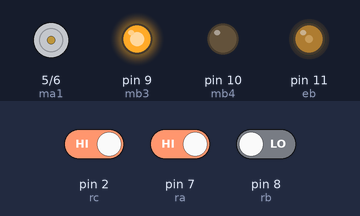
A sketch run on a simulated Arduino Uno, built with avr-gcc and run on an emulated ATmega328P. Shown: motor-driver pin pairs drawn as motors (green arrow = first pin HIGH = forward, orange = second pin HIGH = backward, longer = more drive, scaled by the enable pin), output pins drawn as LEDs (lit = HIGH). The inputs (shaded band) are chosen by the test bench; at power-on: pin 7 (ra) HIGH, pin 2 (rc) HIGH, pin 8 (rb) LOW.

Above: at 1.2 s.
1.3 s: pin 7 (ra) driven LOW
At 1.6 s:
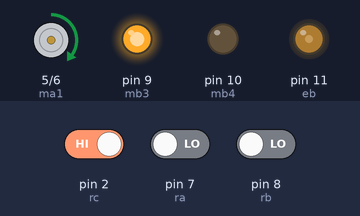
2.8 s: pin 2 (rc) driven LOW
At 3.9 s:
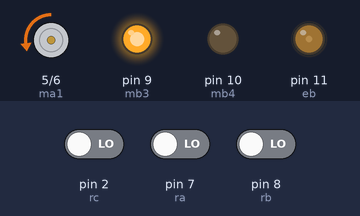
4.3 s: pin 8 (rb) driven HIGH
At 5.0 s:
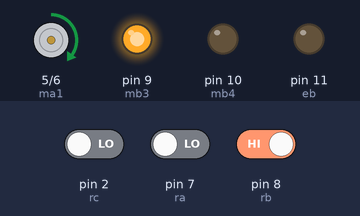
5.8 s: pin 8 (rb) driven LOW
At 6.2 s:
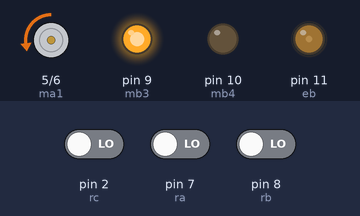
7.3 s: pin 2 (rc) driven HIGH
At 8.5 s:
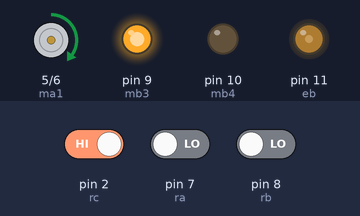
Timing chart, 0 to 9.8 s (numbered marks = the images above; inputs shaded):
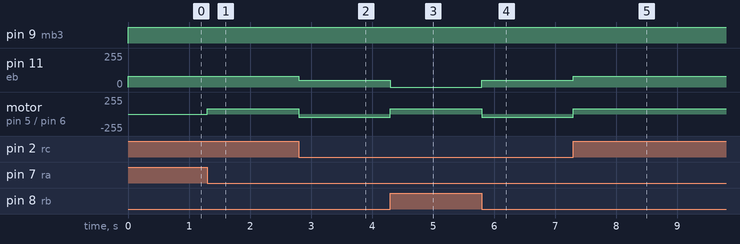

Measured:
- after the input at 1.3 s, motor on pin 5 (ma1) / pin 6 (ma2): stopped → forward 80/255 at once
- after the input at 2.8 s, pin 11 (eb): 80/255 → 50/255 at once; motor on pin 5 (ma1) / pin 6 (ma2): forward 80/255 → backward 50/255 at once
- after the input at 4.3 s, pin 11 (eb): 50/255 → 0/255 at once; motor on pin 5 (ma1) / pin 6 (ma2): backward 50/255 → forward 80/255 at once
- after the input at 5.8 s, pin 11 (eb): 0/255 → 50/255 at once; motor on pin 5 (ma1) / pin 6 (ma2): forward 80/255 → backward 50/255 at once
- after the input at 7.3 s, pin 11 (eb): 50/255 → 80/255 at once; motor on pin 5 (ma1) / pin 6 (ma2): backward 50/255 → forward 80/255 at once

The sketch:

MYLINEFOLLOWER.ino
```cpp
const int ma1 = 5;
const int ma2 = 6;
const int ea = 3;
const int mb3=9;
const int mb4=10;
const int eb=11;

int rc=2;
int valc;

int ra=7;
int vala;

int rb=8;
int valb;

void setup() {
pinMode(ma1, OUTPUT);
pinMode(ma2, OUTPUT);
pinMode(ea, OUTPUT);
pinMode(mb3, OUTPUT);
pinMode(mb4, OUTPUT);
pinMode(eb, OUTPUT);

pinMode(rc,INPUT);

pinMode(ra,INPUT);

pinMode(rb,INPUT);
Serial.begin(9600);}


void loop() {

valc=digitalRead(rc);
vala=digitalRead(ra);
valb=digitalRead(rb);
if(vala==0&&valc==0&&valb==1)
right();
if(vala==0&&valc==1&&valb==0)
forward();
if(vala==0&&valc==1&&valb==1)
right();
if(vala==1&&valc==0&&valb==0)
left();
if(vala==1&&valc==1&&valb==0)
left();
if(vala==1&&valc==1&&valb==1)
search();
if(vala==0&&valc==0&&valb==0)
search();
else
return 0;
}

void forward()
{//motor A
digitalWrite(ma1, HIGH);
digitalWrite(ma2, LOW);
analogWrite(ea, 80);
//motor B
digitalWrite(mb3, HIGH);
digitalWrite(mb4, LOW);
analogWrite(eb, 80);}


void backward()
{//motor A
digitalWrite(ma1, LOW);
digitalWrite(ma2, HIGH);
analogWrite(ea, 80);

digitalWrite(mb3, LOW);
digitalWrite(mb4, HIGH);
analogWrite(eb, 80);}


void right()
{
  digitalWrite(ma1, HIGH);
  digitalWrite(ma2, LOW);
analogWrite(ea, 80);
//motor B
digitalWrite(mb3, HIGH);
digitalWrite(mb4, LOW);
analogWrite(eb, 00);}
void left()
{//motor A
digitalWrite(ma1, HIGH);
digitalWrite(ma2, LOW);
analogWrite(ea, 00);
//motor B
digitalWrite(mb3, HIGH);
digitalWrite(mb4, LOW);
analogWrite(eb, 80);}
void search()
{//motor A
digitalWrite(ma1, LOW);
digitalWrite(ma2, HIGH);
analogWrite(ea, 50);
//motor B
digitalWrite(mb3, HIGH);
digitalWrite(mb4, LOW);
analogWrite(eb, 50);}
void motor_stop ()
{analogWrite(ea,0); //duty cycle goes to zero for motor A
analogWrite(eb,0);}//duty cycle goes to zero for motor B
```
